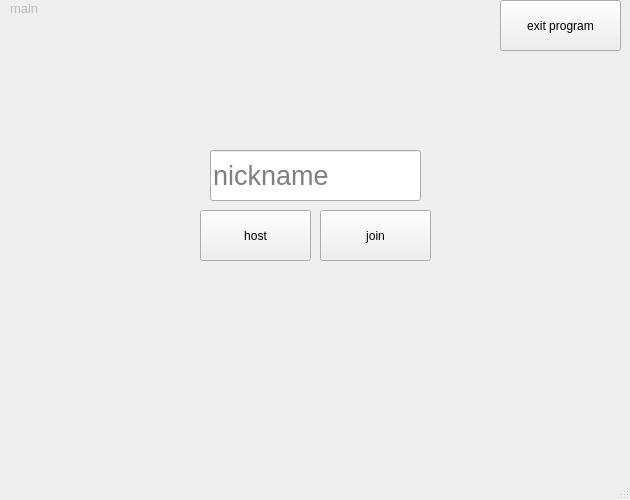
<?xml version="1.0" encoding="UTF-8"?>
<ui version="4.0">
 <class>MainWindow</class>
 <widget class="QMainWindow" name="MainWindow">
  <property name="geometry">
   <rect>
    <x>0</x>
    <y>0</y>
    <width>630</width>
    <height>500</height>
   </rect>
  </property>
  <property name="windowTitle">
   <string>MainWindow</string>
  </property>
  <widget class="QWidget" name="centralwidget">
   <widget class="QStackedWidget" name="stackedWidget_main">
    <property name="geometry">
     <rect>
      <x>10</x>
      <y>0</y>
      <width>630</width>
      <height>480</height>
     </rect>
    </property>
    <property name="sizePolicy">
     <sizepolicy hsizetype="Preferred" vsizetype="Preferred">
      <horstretch>0</horstretch>
      <verstretch>0</verstretch>
     </sizepolicy>
    </property>
    <property name="currentIndex">
     <number>0</number>
    </property>
    <widget class="QWidget" name="page_main">
     <widget class="QPushButton" name="pushButton_server">
      <property name="geometry">
       <rect>
        <x>190</x>
        <y>210</y>
        <width>111</width>
        <height>51</height>
       </rect>
      </property>
      <property name="text">
       <string>host</string>
      </property>
     </widget>
     <widget class="QPushButton" name="pushButton_client">
      <property name="geometry">
       <rect>
        <x>310</x>
        <y>210</y>
        <width>111</width>
        <height>51</height>
       </rect>
      </property>
      <property name="text">
       <string>join</string>
      </property>
     </widget>
     <widget class="QLabel" name="label">
      <property name="enabled">
       <bool>false</bool>
      </property>
      <property name="geometry">
       <rect>
        <x>0</x>
        <y>0</y>
        <width>59</width>
        <height>16</height>
       </rect>
      </property>
      <property name="font">
       <font>
        <pointsize>10</pointsize>
       </font>
      </property>
      <property name="text">
       <string>main</string>
      </property>
     </widget>
     <widget class="QPushButton" name="pushButton_exit">
      <property name="geometry">
       <rect>
        <x>490</x>
        <y>0</y>
        <width>121</width>
        <height>51</height>
       </rect>
      </property>
      <property name="text">
       <string>exit program</string>
      </property>
     </widget>
     <widget class="QLineEdit" name="lineEdit_name">
      <property name="geometry">
       <rect>
        <x>200</x>
        <y>150</y>
        <width>211</width>
        <height>51</height>
       </rect>
      </property>
      <property name="font">
       <font>
        <pointsize>20</pointsize>
       </font>
      </property>
      <property name="placeholderText">
       <string>nickname</string>
      </property>
     </widget>
    </widget>
   </widget>
  </widget>
  <widget class="QMenuBar" name="menubar">
   <property name="geometry">
    <rect>
     <x>0</x>
     <y>0</y>
     <width>630</width>
     <height>22</height>
    </rect>
   </property>
  </widget>
  <widget class="QStatusBar" name="statusbar"/>
 </widget>
 <resources/>
 <connections/>
</ui>
